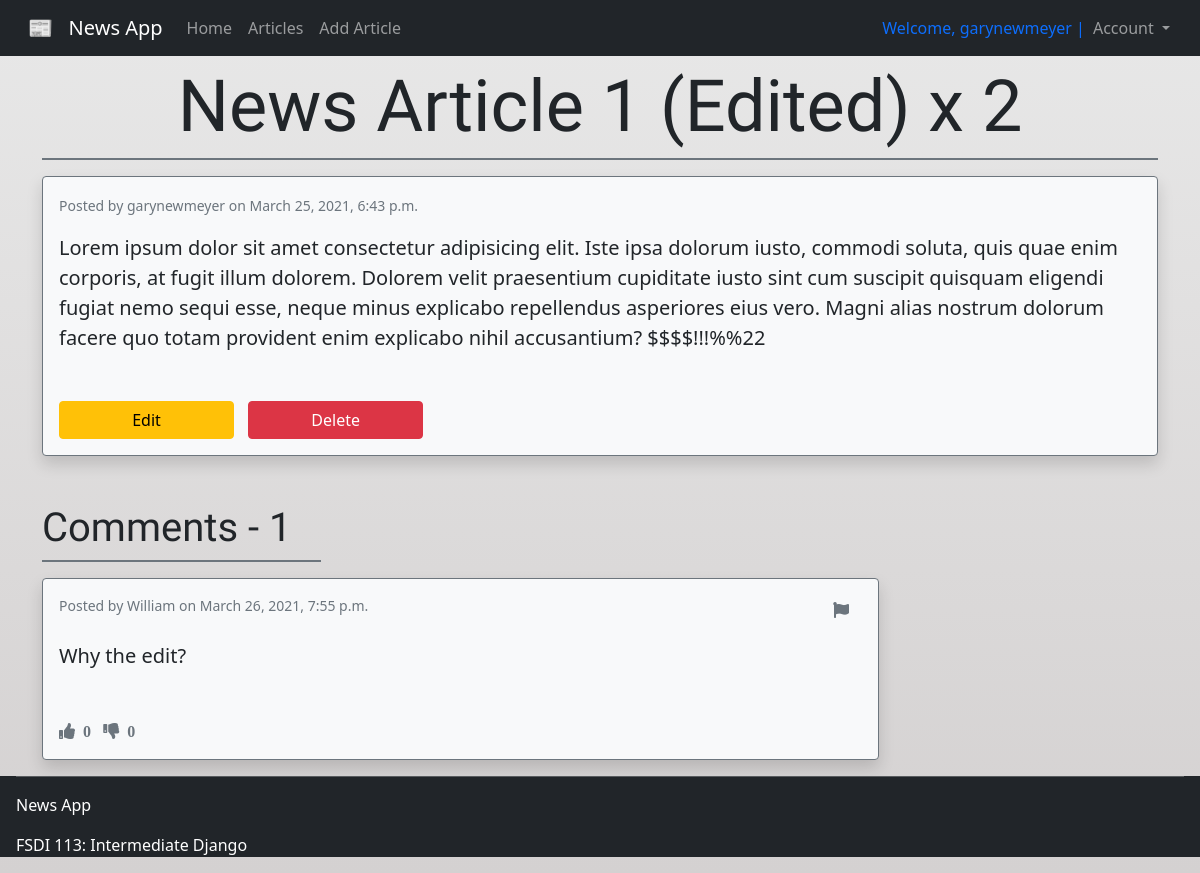
The app's page /articles/1/ (signed in) with its own data.
### accounts/models.py (models this page shows)
class CustomUser(AbstractUser):
    age = models.PositiveIntegerField(null=True, blank=True)

### articles/models.py (models this page shows, shortened)
class Article(models.Model):
    title = models.CharField(max_length=255)
    body = models.TextField()
    author = models.ForeignKey(get_user_model(), on_delete=models.CASCADE)
    likes = models.IntegerField(default=0)
    dislikes = models.IntegerField(default=0)
    flagged = models.BooleanField(default=False)
    created_at = models.DateTimeField(auto_now_add=True)

class Comment(models.Model):
    article = models.ForeignKey(
        Article,
        on_delete=models.CASCADE,
        related_name='comments'
    )
    comment = models.CharField(max_length=140)
    author = models.ForeignKey(
        get_user_model(),
        on_delete=models.CASCADE
    )
    likes = models.IntegerField(default=0)
    dislikes = models.IntegerField(default=0)
    flagged = models.BooleanField(default=False)
    created_at = models.DateTimeField(auto_now_add=True)
    def __str__(self):
        return self.comment

### articles/views.py (the view)
# urls.py: path('<int:pk>/', ArticleDetailView.as_view(), name='one_article'),
class ArticleDetailView(DetailView):
    model = Article
    template_name = 'articles/one_article.html'

### templates/articles/one_article.html (shortened to what this page needs)
{% extends "base.html" %}
{% block content %}
<div class="container pt-3">
    <h1 class="display-2 mt-5 text-center g-font">{{article.title}}</h1>
    <div class="divider bg-primary border border-secondary"></div>
    <div class="mt-3 p-3 border border-secondary bg-light rounded shadow">
        <small class="text-muted">Posted by {{article.author}} on {{article.created_at}}</small>
        <blockquote class="blockquote mb-5">
            <p class="mt-3">{{article.body}}</p>
        </blockquote>
        {% if user.id == article.author.id %}
            <a href="{% url 'edit_article' article.pk %}" class="btn btn-warning btn-wide">Edit</a>
            <a href="{% url 'delete_article' article.pk %}" class="btn btn-danger btn-wide">Delete</a>
        {% endif %}
    </div>
    <div class="comments mt-5">
        <h3 class="g-font display-6">Comments - {{article.comments.count}}</h3>
        <div class="divider bg-primary border border-secondary w-25 mb-3"></div>
        {% if user.id > 0 %}
        {% for comment in article.comments.all %}
            <div class="mt-3 p-3 border border-secondary bg-light rounded shadow w-75">
                <div class="d-flex justify-content-between">
                    <small class="text-muted">Posted by {{comment.author}} on {{comment.created_at}}</small>
                    {% if user.id == comment.author.id %}
                    <div>
                        <i class="fas fa-edit text-muted btn"><a href="{% url 'edit_article' article.pk %}"></a></i>
                        <i class="fas fa-trash-alt text-muted btn"><a href="{% url 'delete_article' article.pk %}"></a></i>
                    </div>
                    {% else %}
                    <div>
                        <i class="fas fa-flag text-muted btn" onclick="flagComment('{{comment.id}}')"></i>
                    </div>
                    {% endif %}
                </div>
                <blockquote class="blockquote mb-5">
                    <p class="mt-3">{{comment}}</p>
                </blockquote>
                <div class="like-btns">
                    <i id="likes-{{post.id}}" class="fas fa-thumbs-up text-muted">&nbsp {{comment.likes}} &nbsp</i>
                    <i id="dislikes-{{post.id}}" class="fas fa-thumbs-down text-muted">&nbsp {{comment.dislikes}} &nbsp</i>
                </div>
            </div>
        {% endfor %}
        {% else %}
            <div class="alert-warning mt-3 p-3 border border-warning rounded w-50" role="alert">You must be logged in to view comments.
            <a href="{% url 'login' %}">Login</a> or <a href="{% url 'signup' %}">Register</a>.
            </div>
        {% endif %}
    </div>
</div>
{% endblock content %}

### templates/base.html (shortened to what this page needs)
<!DOCTYPE html>
<html lang="en">
<head>
    {% load static %}
    <link rel="stylesheet" href="{% static '/css/styles.css' %}">
    <link href="https://cdn.jsdelivr.net/npm/bootstrap@5.0.0-beta3/dist/css/bootstrap.min.css" rel="stylesheet">
    <link rel="stylesheet" href="https://pro.fontawesome.com/releases/v5.10.0/css/all.css"/>
</head>
<body>
    <nav class="navbar navbar-expand-lg navbar-dark bg-dark fixed-top mb-5">
        <div class="container-fluid">
            <a class="navbar-brand mx-3" href="{% url 'home' %}">📰 &nbsp News App</a>
            <div class="collapse navbar-collapse" id="navbarNav">
                <ul class="navbar-nav">
                    <li class="nav-item">
                        <a class="nav-link" href="{% url 'home' %}">Home</a>
                    </li>
                    <li class="nav-item">
                        <a class="nav-link" href="{% url 'all_articles' %}">Articles</a>
                    </li>
                    <li class="nav-item">
                        <a class="nav-link" href="{% url 'new_article' %}">Add Article</a>
                    </li>
                </ul>
                {% if user.is_authenticated %}
                <ul class="navbar-nav nav-log">
                    <li class="navbar-text text-primary">
                        Welcome, {{user.username}} |
                    </li>
                    <li class="nav-item dropdown">
                        <a class="nav-link dropdown-toggle" href="#" id="navbarDropdown" role="button" data-bs-toggle="dropdown" aria-expanded="false">
                            Account
                        </a>
                    </li>
                </ul>
                {% else %}
                    <span class="navbar-text text-white nav-log">
                        You are not logged in | <a class="text-primary" href="{% url 'login' %}">Login</a>
                        &nbsp| <a class="text-warning" href="{% url 'signup' %}">Register</a>
                        &nbsp| <a class="text-danger" href="{% url 'password_reset' %}">Reset Password</a>
                    </span>
                {% endif %}
            </div>
    </div>
    </nav>
    <main>
        {% block content %}
        {% endblock content %}
    </main>
    <footer class="px-3 text-white bg-dark">
        <hr>
        <p>News App</p>
        <p>FSDI 113: Intermediate Django</p>
    </footer>
</body>
</html>

### pages/static/css/styles.css (style rules this page uses)
body { background-image: linear-gradient(#E8E8E8, #d4d1d1); }
.container { min-height: 90vh; }
.nav-log { margin-left: auto; margin-right: 10px; }
.g-font { font-family: 'Oswald', sans-serif; }
.login-error-btns button, .btn-wide { width: 200px; }
.btn-wide { width: 175px; margin-right: 10px; }
footer { min-height: 10vh; }

### records on screen
CustomUser: username "garynewmeyer"
Article: title "News Article 1 (Edited) x 2", author "garynewmeyer", created_at "March 25, 2021, 6:43 p.m.", body "Lorem ipsum dolor sit amet consectetur adipisicing elit. Iste ipsa dolorum iusto, commodi soluta, quis quae enim corporis, at fugit illum dolorem. Dolorem velit praesentium cupiditate iusto sint cum suscipit quisquam eligendi fugiat nemo sequi esse, neque minus explicabo repellendus asperiores eius vero. Magni alias nostrum dolorum facere quo totam provident enim explicabo nihil accusantium? $$$$!!!%%22", comments.count "1"
Comment: author "William", created_at "March 26, 2021, 7:55 p.m.", comment "Why the edit?", likes "0", dislikes "0"
